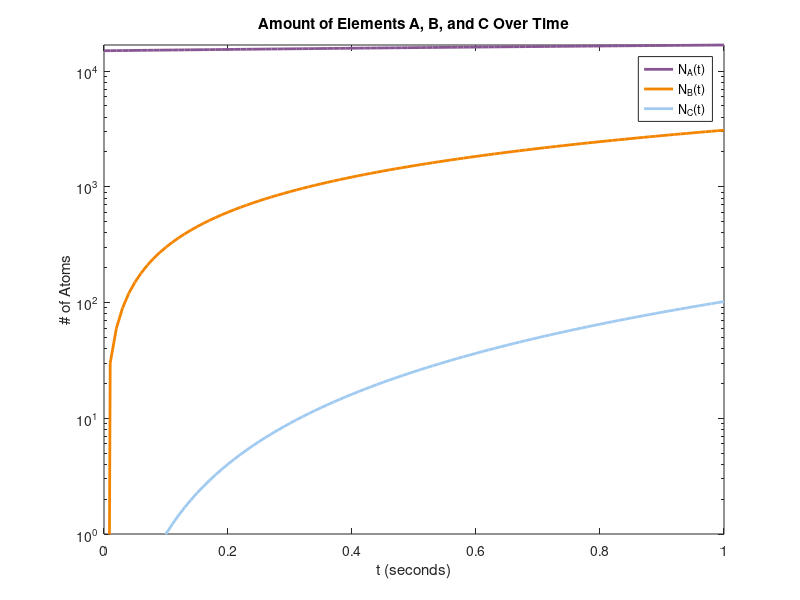

Source code (MATLAB):
clear vars

A_0 = 15000
P = 5000
k_A = 1/5
k_B = 1/15


x = 0:0.01:1
y1 = (A_0 - P / k_A) * exp(-k_A*x) + (P / k_A)

y2 = ((A_0 * k_A - P) / (k_B - k_A)) .* exp(-k_A * x) - ((A_0 * k_A * k_B - P * k_A) / (k_B * (k_B - k_A))) .* exp(-k_B * x) + P / k_B

y3 = ((A_0 * k_A * k_B - P * k_A) / (k_B * (k_B - k_A))) .* (exp(-k_B * x) - 1) - ((k_B * (A_0 * k_A - P)) / (k_A * (k_B - k_A))) * (exp(-k_A * x) - 1) + P * x
semilogy(x,y1, 'LineWidth', 2, 'Color', [135/255,86/255,146/255])
ylim([1 inf])
hold on
semilogy(x,y2, 'LineWidth', 2, 'Color', [243/255,132/255,0])
semilogy(x,y3, 'LineWidth', 2, 'Color', [161/255,202/255,241/255])
hold off
legend('N_{A}(t)','N_{B}(t)','N_{C}(t)')
title("Amount of Elements A, B, and C Over Time")
ylabel('# of Atoms')
xlabel('t (seconds)')